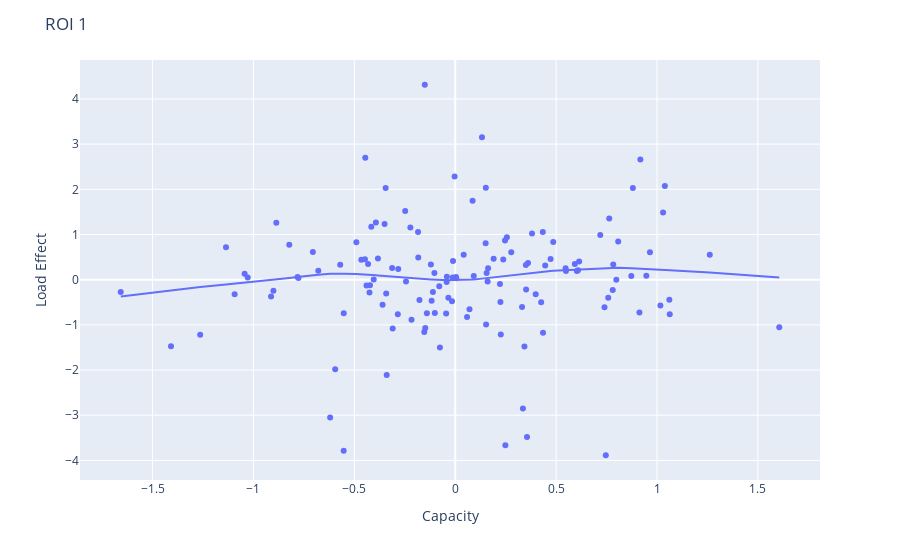
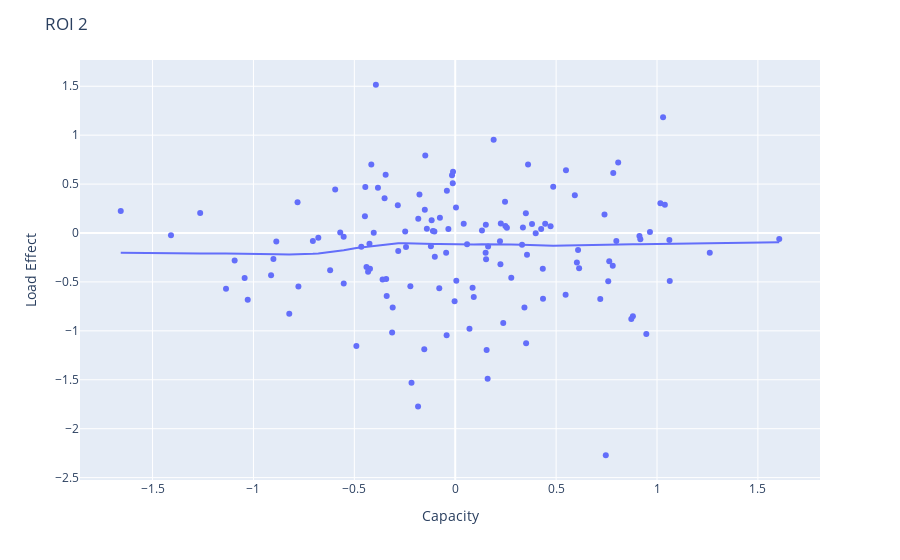
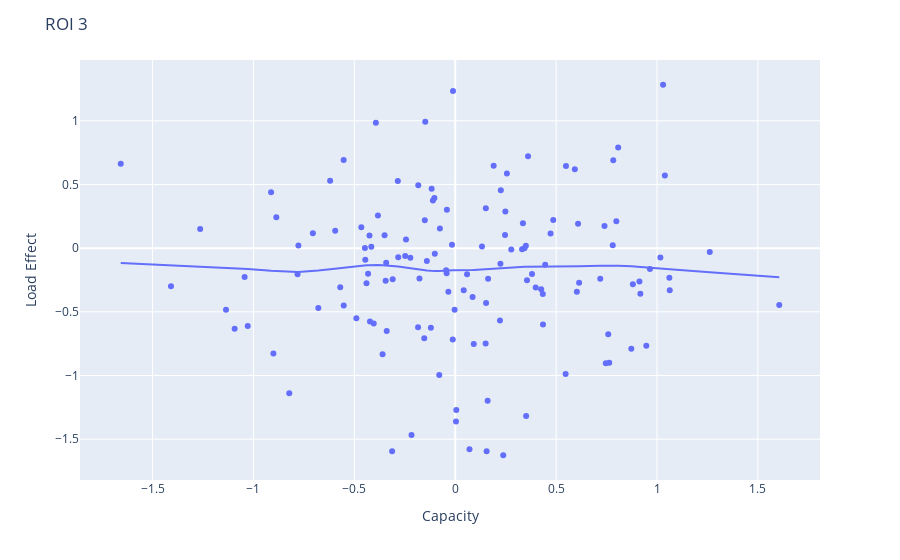
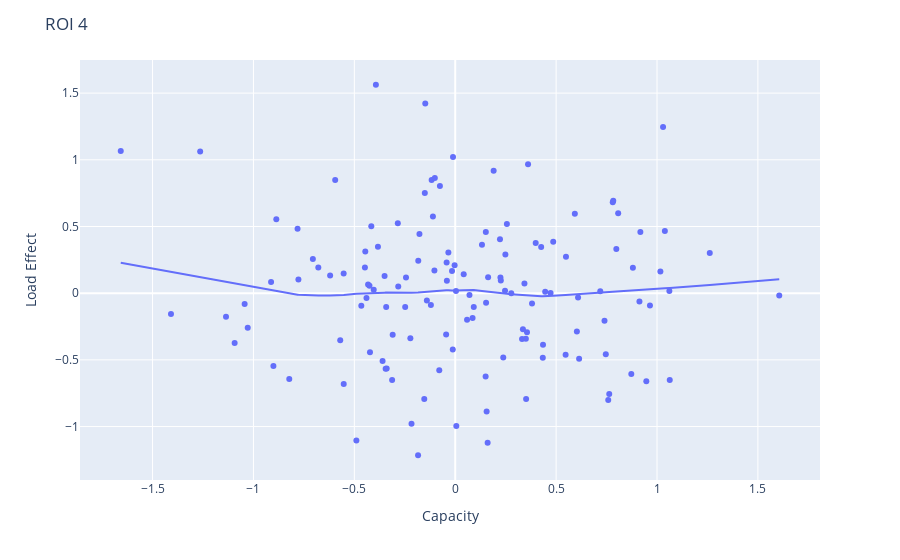

Notebook cell for these charts, in order:
### Markdown cell above
### Region of Interest Scatterplots: WM capacity x Load effect

### Code cell
'Iterate through ROIs from component 5'
for i in range((len(pz_data)-2)): # Ignore first two index
    ROI = pz_data[i+2].T # Transpose it to access the columns
    low_load = ROI[2]
    high_load = ROI[5]  
    load_effect = high_load - low_load
    
    capacity = updated_list
    
    fig = px.scatter(x=capacity, y=load_effect, trendline="lowess")
    
    fig.update_layout(
        title="ROI "+str(i+1),
        xaxis_title="Capacity",
        yaxis_title="Load Effect",
    )
        
    fig.show()

### Figure 1 — Plotly figure (JSON) as saved in the notebook; plotly's stock layout.template omitted (floating-point values rounded to 4 significant figures; data arrays with more than 128 entries replaced by an {"elided": "..."} marker saying what was removed)
{"data": [{"hovertemplate": "x=%{x}<br>y=%{y}<extra></extra>", "legendgroup": "", "marker": {"color": "#636efa", "symbol": "circle"}, "mode": "markers", "name": "", "orientation": "v", "showlegend": false, "type": "scatter", "x": {"elided": "133 float values"}, "xaxis": "x", "y": {"elided": "133 float values"}, "yaxis": "y"}, {"hovertemplate": "<b>LOWESS trendline</b><br><br>x=%{x}<br>y=%{y} <b>(trend)</b><extra></extra>", "legendgroup": "", "marker": {"color": "#636efa", "symbol": "circle"}, "mode": "lines", "name": "", "showlegend": false, "type": "scatter", "x": {"elided": "133 float values"}, "xaxis": "x", "y": {"elided": "133 float values"}, "yaxis": "y"}], "layout": {"legend": {"tracegroupgap": 0}, "margin": {"t": 60}, "title": {"text": "ROI 1"}, "xaxis": {"anchor": "y", "domain": [0, 1], "title": {"text": "Capacity"}}, "yaxis": {"anchor": "x", "domain": [0, 1], "title": {"text": "Load Effect"}}}}

### Figure 2 — Plotly figure (JSON) as saved in the notebook; plotly's stock layout.template omitted (floating-point values rounded to 4 significant figures; data arrays with more than 128 entries replaced by an {"elided": "..."} marker saying what was removed)
{"data": [{"hovertemplate": "x=%{x}<br>y=%{y}<extra></extra>", "legendgroup": "", "marker": {"color": "#636efa", "symbol": "circle"}, "mode": "markers", "name": "", "orientation": "v", "showlegend": false, "type": "scatter", "x": {"elided": "133 float values"}, "xaxis": "x", "y": {"elided": "133 float values"}, "yaxis": "y"}, {"hovertemplate": "<b>LOWESS trendline</b><br><br>x=%{x}<br>y=%{y} <b>(trend)</b><extra></extra>", "legendgroup": "", "marker": {"color": "#636efa", "symbol": "circle"}, "mode": "lines", "name": "", "showlegend": false, "type": "scatter", "x": {"elided": "133 float values"}, "xaxis": "x", "y": {"elided": "133 float values"}, "yaxis": "y"}], "layout": {"legend": {"tracegroupgap": 0}, "margin": {"t": 60}, "title": {"text": "ROI 2"}, "xaxis": {"anchor": "y", "domain": [0, 1], "title": {"text": "Capacity"}}, "yaxis": {"anchor": "x", "domain": [0, 1], "title": {"text": "Load Effect"}}}}

### Figure 3 — Plotly figure (JSON) as saved in the notebook; plotly's stock layout.template omitted (floating-point values rounded to 4 significant figures; data arrays with more than 128 entries replaced by an {"elided": "..."} marker saying what was removed)
{"data": [{"hovertemplate": "x=%{x}<br>y=%{y}<extra></extra>", "legendgroup": "", "marker": {"color": "#636efa", "symbol": "circle"}, "mode": "markers", "name": "", "orientation": "v", "showlegend": false, "type": "scatter", "x": {"elided": "133 float values"}, "xaxis": "x", "y": {"elided": "133 float values"}, "yaxis": "y"}, {"hovertemplate": "<b>LOWESS trendline</b><br><br>x=%{x}<br>y=%{y} <b>(trend)</b><extra></extra>", "legendgroup": "", "marker": {"color": "#636efa", "symbol": "circle"}, "mode": "lines", "name": "", "showlegend": false, "type": "scatter", "x": {"elided": "133 float values"}, "xaxis": "x", "y": {"elided": "133 float values"}, "yaxis": "y"}], "layout": {"legend": {"tracegroupgap": 0}, "margin": {"t": 60}, "title": {"text": "ROI 3"}, "xaxis": {"anchor": "y", "domain": [0, 1], "title": {"text": "Capacity"}}, "yaxis": {"anchor": "x", "domain": [0, 1], "title": {"text": "Load Effect"}}}}

### Figure 4 — Plotly figure (JSON) as saved in the notebook; plotly's stock layout.template omitted (floating-point values rounded to 4 significant figures; data arrays with more than 128 entries replaced by an {"elided": "..."} marker saying what was removed)
{"data": [{"hovertemplate": "x=%{x}<br>y=%{y}<extra></extra>", "legendgroup": "", "marker": {"color": "#636efa", "symbol": "circle"}, "mode": "markers", "name": "", "orientation": "v", "showlegend": false, "type": "scatter", "x": {"elided": "133 float values"}, "xaxis": "x", "y": {"elided": "133 float values"}, "yaxis": "y"}, {"hovertemplate": "<b>LOWESS trendline</b><br><br>x=%{x}<br>y=%{y} <b>(trend)</b><extra></extra>", "legendgroup": "", "marker": {"color": "#636efa", "symbol": "circle"}, "mode": "lines", "name": "", "showlegend": false, "type": "scatter", "x": {"elided": "133 float values"}, "xaxis": "x", "y": {"elided": "133 float values"}, "yaxis": "y"}], "layout": {"legend": {"tracegroupgap": 0}, "margin": {"t": 60}, "title": {"text": "ROI 4"}, "xaxis": {"anchor": "y", "domain": [0, 1], "title": {"text": "Capacity"}}, "yaxis": {"anchor": "x", "domain": [0, 1], "title": {"text": "Load Effect"}}}}
